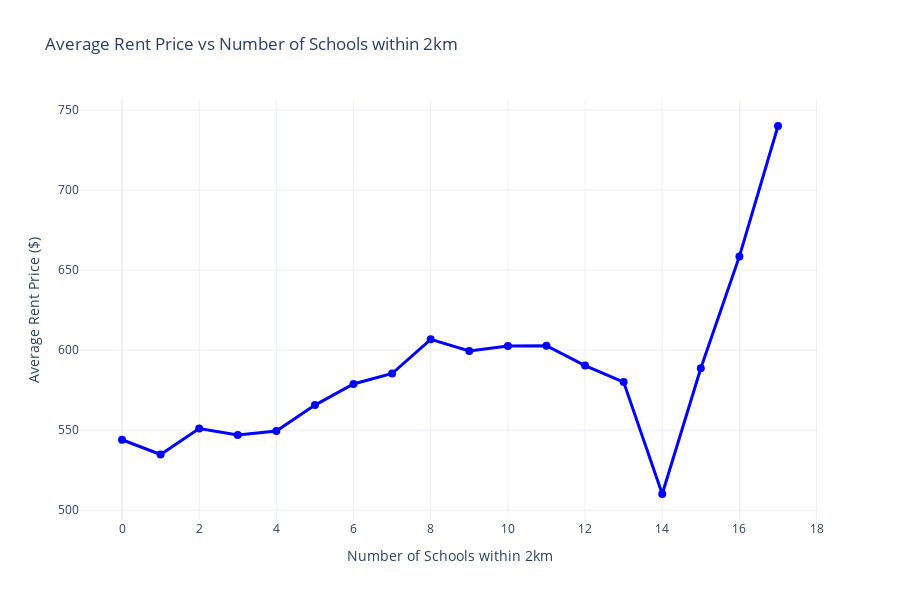

The code cell stored with this chart in its notebook:
### Code cell
merged_df['Rent_Price'] = pd.to_numeric(merged_df['Rent_Price'], errors='coerce')
merged_df = merged_df.dropna(subset=['Rent_Price', 'School_Counts'])

average_rent_by_school_count = merged_df.groupby('School_Counts')['Rent_Price'].mean().reset_index()

# Line plot to show changes over increasing number of schools
fig = go.Figure()

fig.add_trace(go.Scatter(
    x=average_rent_by_school_count['School_Counts'],
    y=average_rent_by_school_count['Rent_Price'],
    mode='lines+markers',
    name='Average Rent Price',
    line=dict(color='blue', width=3),
    marker=dict(size=8)
))

fig.update_layout(
    title='Average Rent Price vs Number of Schools within 2km',
    xaxis_title="Number of Schools within 2km",
    yaxis_title="Average Rent Price ($)",
    template="plotly_white",
    height=600,
    width=900
)

fig.show()

### Figure 1 — Plotly figure (JSON) as saved in the notebook; plotly's stock layout.template omitted (floating-point values rounded to 4 significant figures)
{"data": [{"line": {"color": "blue", "width": 3}, "marker": {"size": 8}, "mode": "lines+markers", "name": "Average Rent Price", "type": "scatter", "x": [0, 1, 2, 3, 4, 5, 6, 7, 8, 9, 10, 11, 12, 13, 14, 15, 16, 17], "y": [544.1, 534.9, 551.1, 547.1, 549.5, 565.7, 578.9, 585.4, 606.8, 599.5, 602.6, 602.8, 590.4, 580.1, 510.2, 588.7, 658.6, 740]}], "layout": {"height": 600, "title": {"text": "Average Rent Price vs Number of Schools within 2km"}, "width": 900, "xaxis": {"title": {"text": "Number of Schools within 2km"}}, "yaxis": {"title": {"text": "Average Rent Price ($)"}}}}
